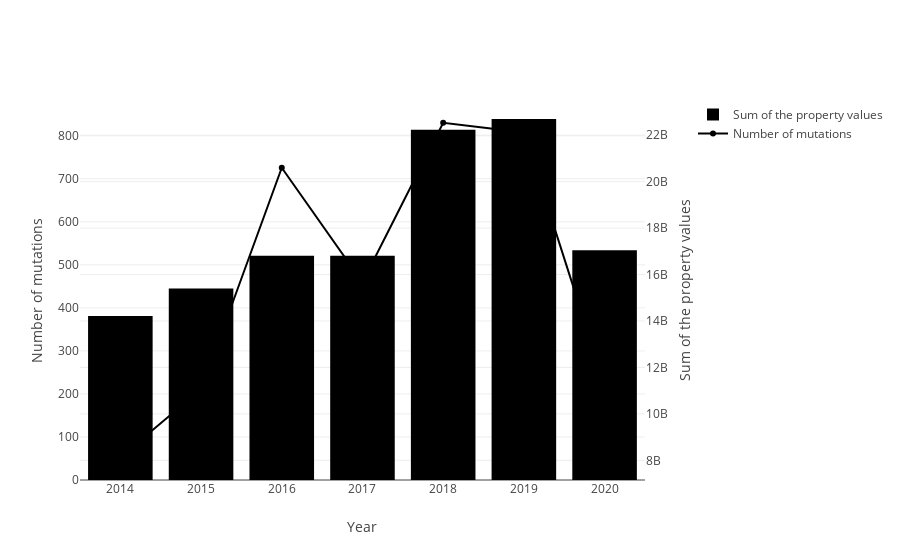

The cell this chart's notebook holds for it:
### Code cell
fig = plotting_functions(min_value=6500000).plot_yearly_figures(IDF_sample_100000)
fig.show()

### Figure 1 — Plotly figure (JSON) as saved in the notebook; plotly's stock layout.template omitted (floating-point values rounded to 4 significant figures)
{"data": [{"name": "Sum of the property values", "type": "bar", "x": [2014, 2015, 2016, 2017, 2018, 2019, 2020], "xaxis": "x", "y": [381, 445, 521, 521, 814, 839, 534], "yaxis": "y"}, {"mode": "lines+markers", "name": "Number of mutations", "type": "scatter", "x": [2014, 2015, 2016, 2017, 2018, 2019, 2020], "xaxis": "x", "y": [8132754318, 11061717246, 20597473164, 15667782430, 22534616904, 22116489188, 11267998332], "yaxis": "y2"}], "layout": {"autosize": true, "xaxis": {"anchor": "y", "autorange": true, "domain": [0, 0.94], "range": [2014.0, 2020.0], "title": {"text": "Year"}, "type": "linear"}, "yaxis": {"anchor": "x", "autorange": true, "domain": [0, 1], "range": [0, 883.2], "title": {"text": "Number of mutations"}, "type": "linear"}, "yaxis2": {"anchor": "x", "autorange": true, "overlaying": "y", "range": [6944000000.0, 23720000000.0], "side": "right", "title": {"text": "Sum of the property values"}, "type": "linear"}}}
